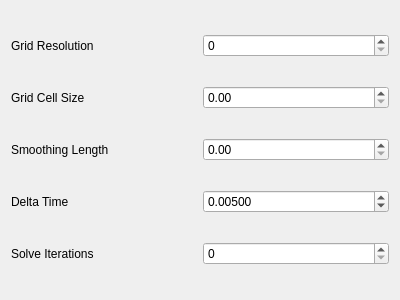
<?xml version="1.0" encoding="UTF-8"?>
<ui version="4.0">
 <class>SolverPropertyWidget</class>
 <widget class="QWidget" name="SolverPropertyWidget">
  <property name="geometry">
   <rect>
    <x>0</x>
    <y>0</y>
    <width>400</width>
    <height>300</height>
   </rect>
  </property>
  <property name="windowTitle">
   <string>Form</string>
  </property>
  <layout class="QGridLayout" name="gridLayout">
   <item row="3" column="0">
    <widget class="QLabel" name="deltaTimeLabel">
     <property name="text">
      <string>Delta Time</string>
     </property>
    </widget>
   </item>
   <item row="1" column="0">
    <widget class="QLabel" name="gridCellSizeLabel">
     <property name="text">
      <string>Grid Cell Size</string>
     </property>
    </widget>
   </item>
   <item row="2" column="0">
    <widget class="QLabel" name="smoothingLengthLabel">
     <property name="text">
      <string>Smoothing Length</string>
     </property>
    </widget>
   </item>
   <item row="4" column="0">
    <widget class="QLabel" name="solveIterationsLabel">
     <property name="text">
      <string>Solve Iterations</string>
     </property>
    </widget>
   </item>
   <item row="0" column="0">
    <widget class="QLabel" name="gridResLabel">
     <property name="text">
      <string>Grid Resolution</string>
     </property>
    </widget>
   </item>
   <item row="4" column="1">
    <widget class="QSpinBox" name="solveIterations"/>
   </item>
   <item row="3" column="1">
    <widget class="QDoubleSpinBox" name="deltaTime">
     <property name="decimals">
      <number>5</number>
     </property>
     <property name="minimum">
      <double>0.001000000000000</double>
     </property>
     <property name="maximum">
      <double>1.000000000000000</double>
     </property>
     <property name="singleStep">
      <double>0.000100000000000</double>
     </property>
     <property name="value">
      <double>0.005000000000000</double>
     </property>
    </widget>
   </item>
   <item row="2" column="1">
    <widget class="QDoubleSpinBox" name="smoothingLength"/>
   </item>
   <item row="1" column="1">
    <widget class="QDoubleSpinBox" name="gridCellSize"/>
   </item>
   <item row="0" column="1">
    <widget class="QSpinBox" name="gridRes"/>
   </item>
  </layout>
 </widget>
 <resources/>
 <connections/>
</ui>
